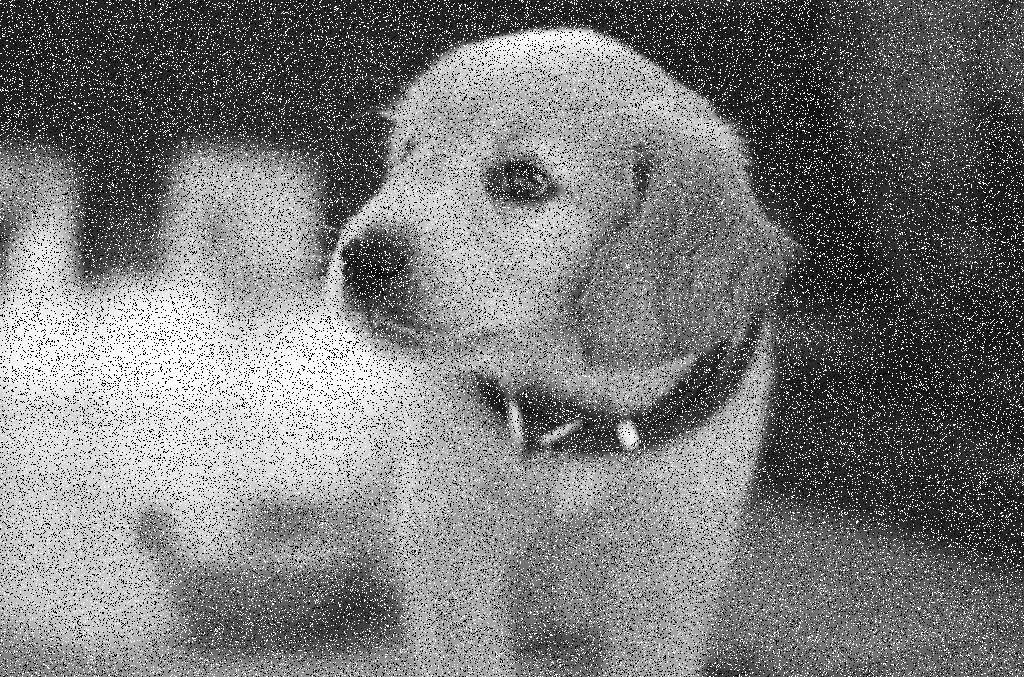
#> input picture hw2/Q3.jpg, 1024 x 677 px
$ python gaussian_blur.py
#> lines starting #> are read from the running program, lines starting #| are printed output that depends on the picture
import cv2
import numpy as np
from tqdm import tqdm

K = 1
size = 5
sigma = 25

def guassian(x, y):
    return K * np.exp(-(x ** 2 + y ** 2) / (2 * sigma ** 2))

def clamp(x, a, b):
    return max(a, min(x, b))

# Read image
img = cv2.imread("Q3.jpg", cv2.IMREAD_GRAYSCALE)
#> img is the input picture: shape (677, 1024); min 0, max 255, mean 121.3

comp = cv2.GaussianBlur(img, (size, size), sigma)
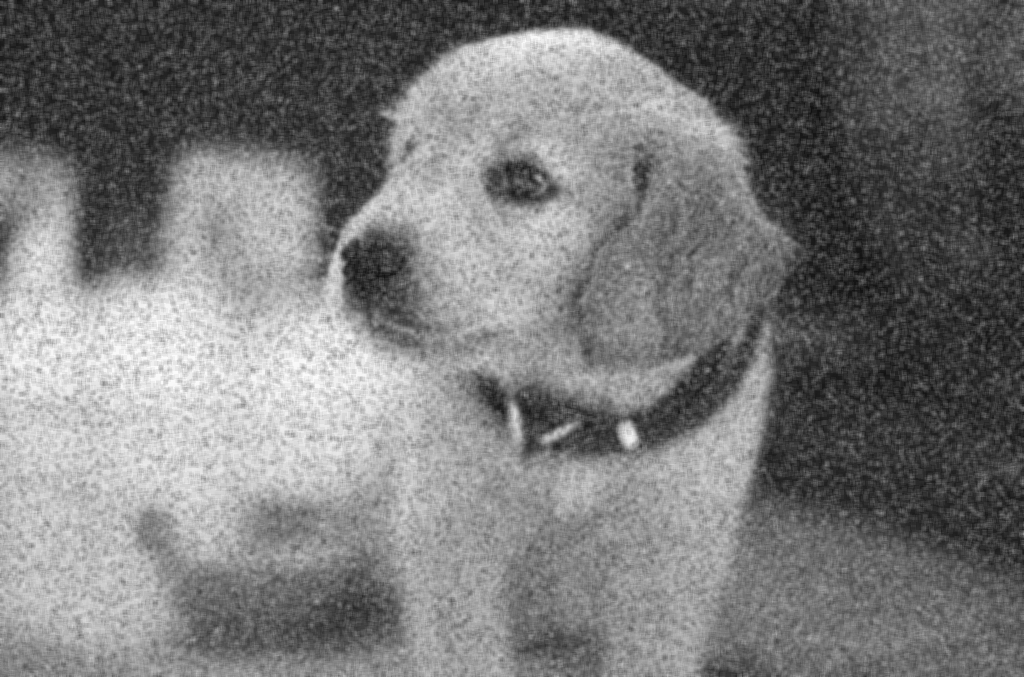
#> comp: shape (677, 1024); min 17, max 251, mean 121.3

# padding
h, w = img.shape
#> h = 677; w = 1024
res = np.zeros((h, w), dtype=np.float32)


for i in tqdm(range(h)):
    for j in range(w):
        total = 0
        for k in range(-size // 2 + 1, size // 2 + 1):
            for l in range(-size // 2 + 1, size // 2 + 1):
                x = clamp(i + k, 0, h - 1)
                y = clamp(j + l, 0, w - 1)
#> (the run stopped early here; a loop or call above may not have finished)
